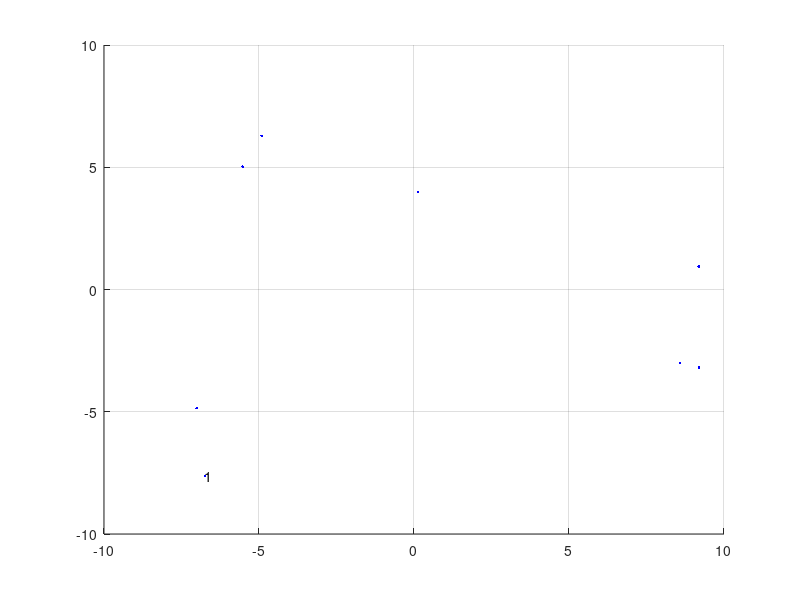

This chart was generated by the following MATLAB code: (Note: this script raises an error after producing the figure.)
% plots Radars based on radarData.mat
load radarData.mat
close all hidden
grid on
hold on
plot3(posAbsolute(1,:), posAbsolute(2,:), posAbsolute(3,:), "b.")
for ii = 1:length(posAbsolute)
    t = text(posAbsolute(1, ii),posAbsolute(2, ii),posAbsolute(3, ii),num2str(ii));
    t.Color = [1 0 0];
end